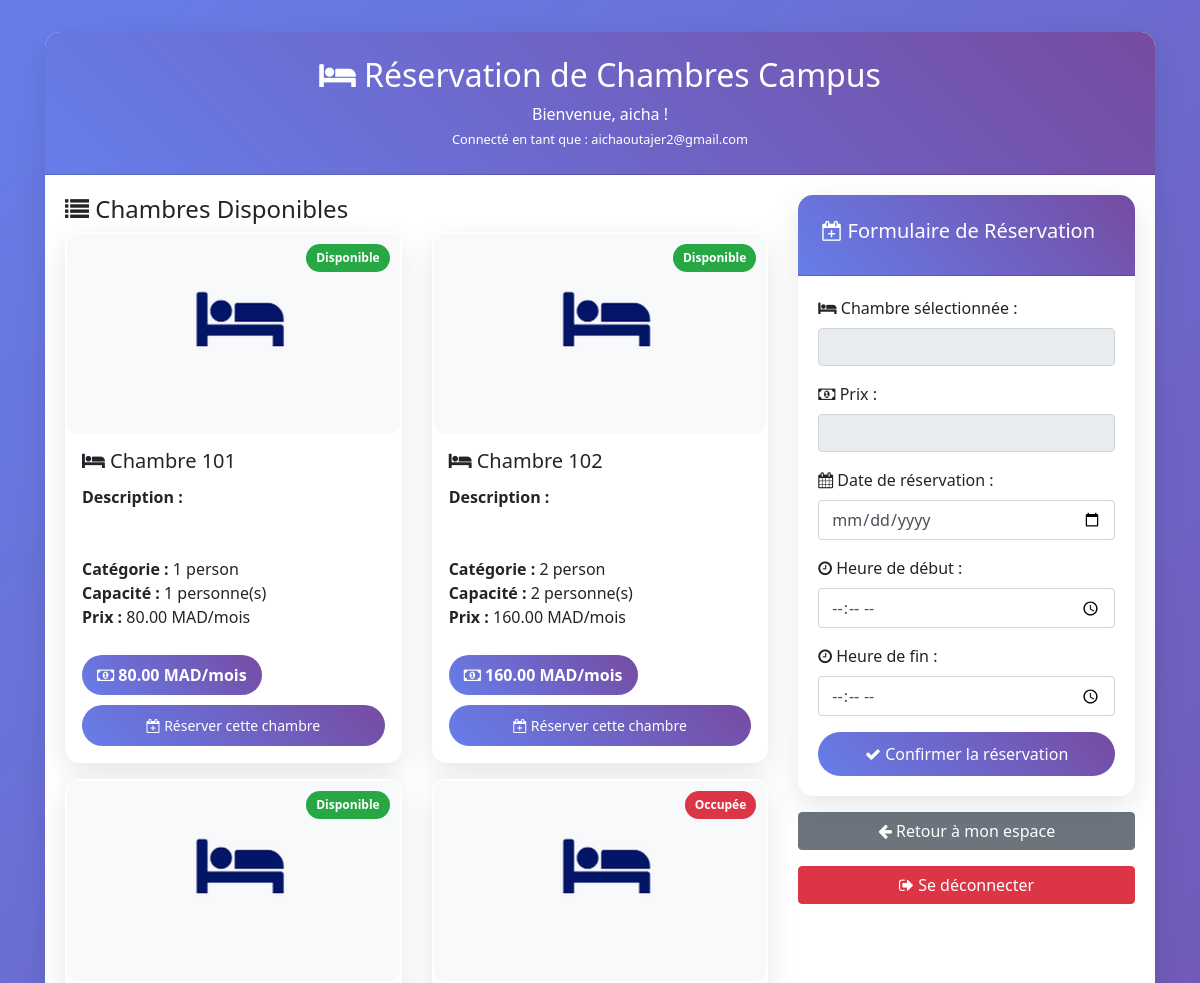
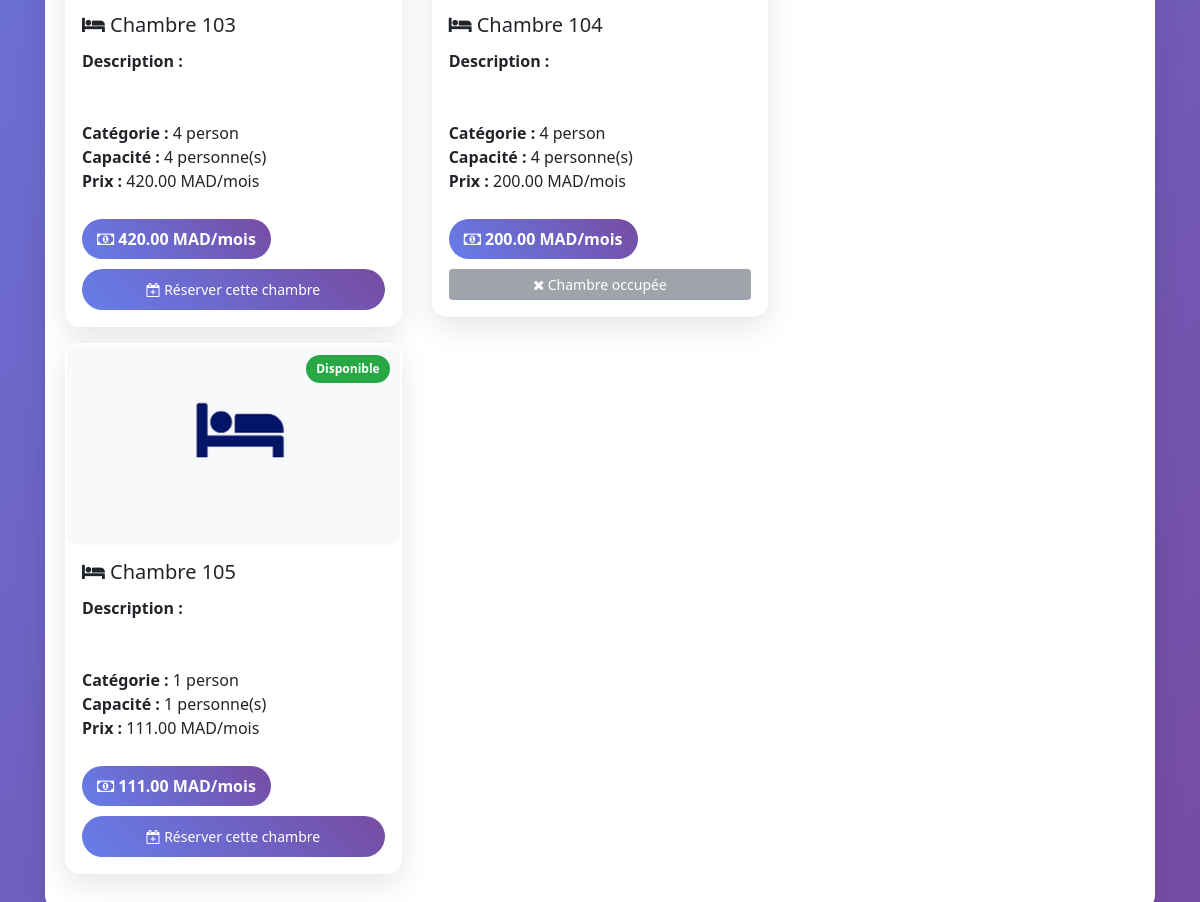
Page /reservation_chambres.php (signed in) on the committed database (2 pictures, top to bottom).
### tables this page shows
CREATE TABLE `room` (
  `room_id` int(11) NOT NULL,
  `room_number` varchar(50) NOT NULL,
  `category_id` int(11) NOT NULL,
  `description` text DEFAULT NULL,
  `image` varchar(255) DEFAULT NULL,
  `price` decimal(10,2) NOT NULL,
  `status` varchar(50) DEFAULT 'Disponible',
  `created_at` timestamp NOT NULL DEFAULT current_timestamp()
);

CREATE TABLE `room_category` (
  `category_id` int(11) NOT NULL,
  `category_name` varchar(100) NOT NULL,
  `capacity` int(11) NOT NULL COMMENT 'Nombre de personnes que la chambre peut accueillir'
);

### reservation_chambres.php (the view, shortened to what this page needs)
<?php
include_once "espaceadmin/config/dbconnect.php";
$sql = "SELECT r.*, c.category_name, c.capacity
        FROM room r
        LEFT JOIN room_category c ON r.category_id = c.category_id
        ORDER BY r.room_number";
$result = $conn->query($sql);
?>
<!DOCTYPE html>
<html lang="fr">
<head>
    <link rel="stylesheet" href="https://cdn.jsdelivr.net/npm/bootstrap@4.0.0/dist/css/bootstrap.min.css">
    <link rel="stylesheet" href="https://cdnjs.cloudflare.com/ajax/libs/font-awesome/4.7.0/css/font-awesome.min.css">
</head>
<body>
    <div class="container">
        <div class="row justify-content-center">
            <div class="col-md-12">
                <div class="card">
                    <div class="card-header text-center">
                        <h2><i class="fa fa-bed"></i> Réservation de Chambres Campus</h2>
                        <p class="mb-0">Bienvenue, <?= htmlspecialchars($_SESSION['user_name'] ?? 'Étudiant') ?> !</p>
                        <small>Connecté en tant que : <?= htmlspecialchars($_SESSION['user_email'] ?? '') ?></small>
                    </div>
                    <div class="card-body">
                        <div class="row">
                            <div class="col-md-8">
                                <h4><i class="fa fa-list"></i> Chambres Disponibles</h4>
                                <div class="row">
                                    <?php if ($result && $result->num_rows > 0): ?>
                                        <?php while ($room = $result->fetch_assoc()): ?>
                                            <div class="col-md-6">
                                                <div class="card room-card">
                                                    <div class="position-relative">
                                                        <?php if (!empty($room['image'])): ?>
                                                            <img src="<?= htmlspecialchars($room['image']) ?>" class="room-image" alt="Chambre <?= htmlspecialchars($room['room_number']) ?>">
                                                        <?php else: ?>
                                                            <div class="room-image d-flex align-items-center justify-content-center" style="background: #f8f9fa;">
                                                                <i class="fa fa-bed" style="font-size: 3rem; color: #667eea;"></i>
                                                            </div>
                                                        <?php endif; ?>
                                                        <span class="status-badge <?= $room['status'] == 'Disponible' ? 'status-disponible' : 'status-occupee' ?>">
                                                            <?= htmlspecialchars($room['status']) ?>
                                                        </span>
                                                    </div>
                                                    <div class="room-info">
                                                        <h5 class="card-title">
                                                            <i class="fa fa-bed"></i> Chambre <?= htmlspecialchars($room['room_number']) ?>
                                                        </h5>
                                                        <p class="card-text">
                                                            <strong>Description :</strong><br>
                                                            <?= htmlspecialchars($room['description']) ?><br><br>
                                                            <strong>Catégorie :</strong> <?= htmlspecialchars($room['category_name']) ?><br>
                                                            <strong>Capacité :</strong> <?= htmlspecialchars($room['capacity']) ?> personne(s)<br>
                                                            <strong>Prix :</strong> <?= htmlspecialchars($room['price']) ?> MAD/mois
                                                        </p>
                                                        <div class="price-tag">
                                                            <i class="fa fa-money"></i> <?= htmlspecialchars($room['price']) ?> MAD/mois
                                                        </div>
                                                        <?php if ($room['status'] == 'Disponible'): ?>
                                                            <button class="btn btn-primary btn-sm btn-block" onclick="selectRoom(<?= $room['room_id'] ?>, '<?= htmlspecialchars($room['room_number']) ?>', '<?= htmlspecialchars($room['price']) ?>')">
                                                                <i class="fa fa-calendar-plus-o"></i> Réserver cette chambre
                                                            </button>
                                                        <?php else: ?>
                                                            <button class="btn btn-secondary btn-sm btn-block" disabled>
                                                                <i class="fa fa-times"></i> Chambre occupée
                                                            </button>
                                                        <?php endif; ?>
                                                    </div>
                                                </div>
                                            </div>
                                        <?php endwhile; ?>
                                    <?php endif; ?>
                                </div>
                            </div>
                            <div class="col-md-4">
                                <div class="card">
                                    <div class="card-header">
                                        <h5><i class="fa fa-calendar-plus-o"></i> Formulaire de Réservation</h5>
                                    </div>
                                    <div class="card-body">
                                        <form method="POST" id="reservationForm">
                                            <div class="form-group">
                                                <label><i class="fa fa-bed"></i> Chambre sélectionnée :</label>
                                                <input type="text" class="form-control" id="selected_room_display" readonly>
                                            </div>
                                            <div class="form-group">
                                                <label><i class="fa fa-money"></i> Prix :</label>
                                                <input type="text" class="form-control" id="selected_room_price" readonly>
                                            </div>
                                            <div class="form-group">
                                                <label><i class="fa fa-calendar"></i> Date de réservation :</label>
                                                <input type="date" class="form-control" name="date_reservation" required min="<?= date('Y-m-d') ?>">
                                            </div>
                                            <div class="form-group">
                                                <label><i class="fa fa-clock-o"></i> Heure de début :</label>
                                                <input type="time" class="form-control" name="time_start" required>
                                            </div>
                                            <div class="form-group">
                                                <label><i class="fa fa-clock-o"></i> Heure de fin :</label>
                                                <input type="time" class="form-control" name="time_end" required>
                                            </div>
                                            <button type="submit" class="btn btn-primary btn-block">
                                                <i class="fa fa-check"></i> Confirmer la réservation
                                            </button>
                                        </form>
                                    </div>
                                </div>
                                <div class="mt-3">
                                    <a href="pei.php" class="btn btn-secondary btn-block">
                                        <i class="fa fa-arrow-left"></i> Retour à mon espace
                                    </a>
                                </div>
                                <div class="mt-3">
                                    <a href="logout.php" class="btn btn-danger btn-block">
                                        <i class="fa fa-sign-out"></i> Se déconnecter
                                    </a>
                                </div>
                            </div>
                        </div>
                    </div>
                </div>
            </div>
        </div>
    </div>
</body>
</html>

### reservation_chambres.php (style rules this page uses)
body { background: linear-gradient(135deg, #667eea 0%, #764ba2 100%); min-height: 100vh; font-family: 'Segoe UI', Tahoma, Geneva, Verdana, sans-serif; }
.container { padding-top: 2rem; padding-bottom: 2rem; }
.card { border: none; border-radius: 15px; box-shadow: 0 10px 30px rgba(0,0,0,0.1); }
.card-header { background: linear-gradient(45deg, #667eea, #764ba2); color: white; border-radius: 15px 15px 0 0 !important; padding: 1.5rem; }
.btn-primary { background: linear-gradient(45deg, #667eea, #764ba2); border: none; border-radius: 25px; padding: 10px 30px; }
.room-card { transition: transform 0.3s ease; margin-bottom: 1rem; border: 2px solid transparent; }
.room-image { width: 100%; height: 200px; object-fit: cover; border-radius: 10px; }
.status-badge { position: absolute; top: 10px; right: 10px; padding: 5px 10px; border-radius: 20px; font-size: 12px; font-weight: bold; }
.status-disponible { background: #28a745; color: white; }
.status-occupee { background: #dc3545; color: white; }
.room-info { padding: 15px; }
.price-tag { background: linear-gradient(45deg, #667eea, #764ba2); color: white; padding: 8px 15px; border-radius: 20px; font-weight: bold; display: inline-block; margin: 10px 0; }

### rows in the picture
room: image (picture), status "Disponible", room_number "101", category.category_name "1 person", category.capacity "1", price "80.00"
room: image (picture), status "Disponible", room_number "102", category.category_name "2 person", category.capacity "2", price "160.00"
room: image (picture), status "Disponible", room_number "103", category.category_name "4 person", category.capacity "4", price "420.00"
room: image (picture), status "Occupée", room_number "104", category.category_name "4 person", category.capacity "4", price "200.00", shows "Chambre occupée"
room: image (picture), status "Disponible", room_number "105", category.category_name "1 person", category.capacity "1", price "111.00"

### other values in the picture
$_SESSION['user_name'] "aicha"
$_SESSION['user_email'] "aichaoutajer2@gmail.com"
